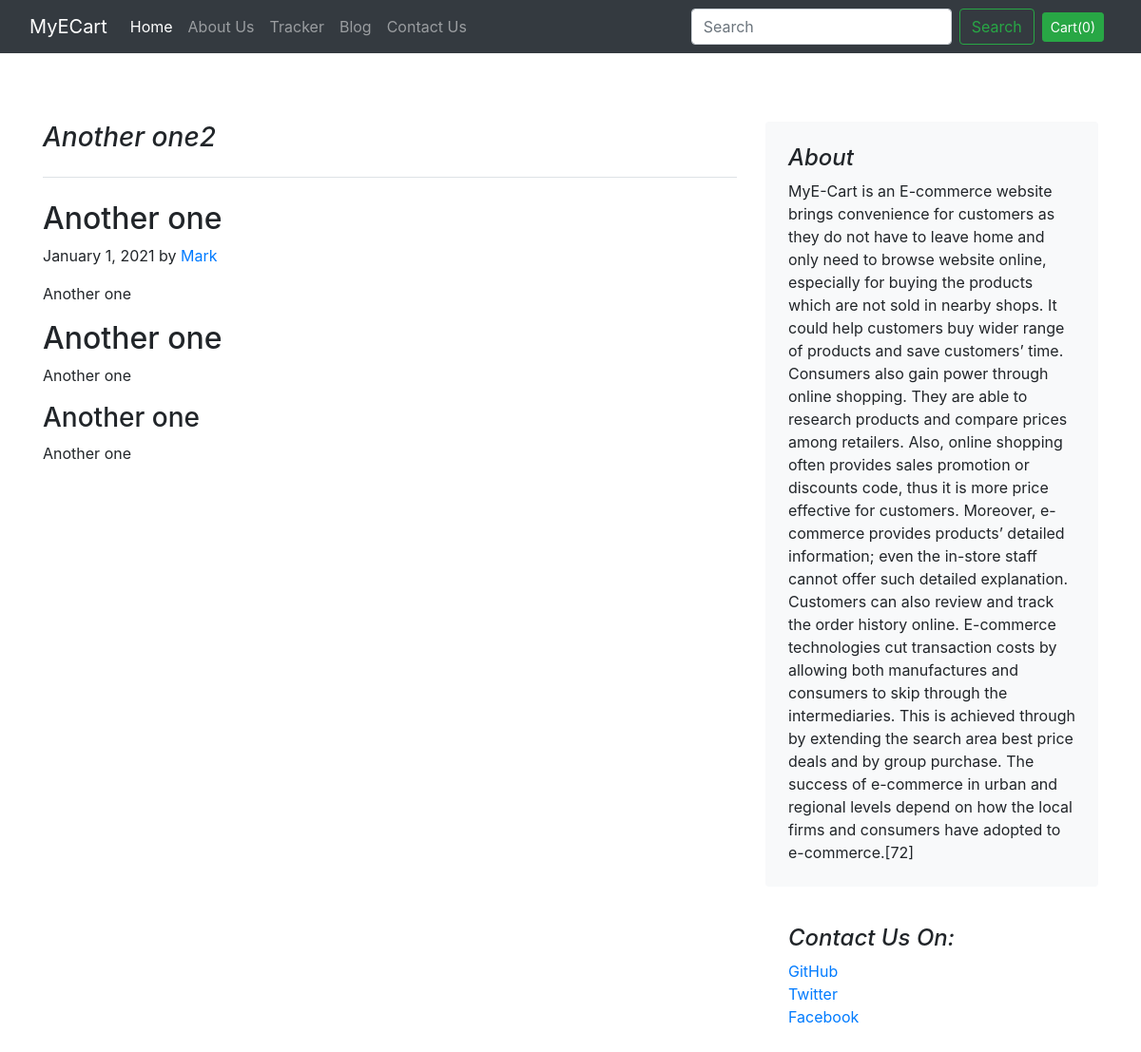
The app's page /blog/blogpost/2 with its own data.
### blog/models.py (models this page shows)
class Blogpost(models.Model):
    post_id = models.AutoField(primary_key=True)
    title = models.CharField(max_length=50)
    head0=models.CharField(max_length=500,default="")
    chead0=models.CharField(max_length=5000,default="")
    head1=models.CharField(max_length=500,default="")
    chead1=models.CharField(max_length=5000,default="")
    head2=models.CharField(max_length=500,default="")
    chead2=models.CharField(max_length=5000,default="")
    pub_date = models.DateField()
    Thumbnail=models.ImageField(upload_to='shop/images',default="")
    def __str__(self):
        return self.title

### blog/views.py (the view)
# urls.py: path("blogpost/<int:id>",views.blogpost,name="blogPost")
def blogpost(request,id):
    post = Blogpost.objects.filter(post_id=id)[0]
    print(post)
    return render(request,'blog/blogpost.html',{'post':post})

### blog/templates/blog/blogpost.html (shortened to what this page needs)
{% extends 'blog/basic.html' %}
{% block body %}
<div class="container mt-3">
<div class="row g-5 my-4">
    <div class="col-md-8">
      <h3 class="pb-4 mb-4 fst-italic border-bottom">
      {{post.title}}
      </h3>
      <article class="blog-post">
        <h2 class="blog-post-title">{{post.head0}}</h2>
        <p class="blog-post-meta">January 1, 2021 by <a href="#">Mark</a></p>
        <p>{{post.chead0}}</p>
        <h2>{{post.head1}}</h2>
        <p>{{post.chead1}}</p>
        <h3>{{post.head2}}</h3>
        <p>{{post.chead2}}</p>
      </article>
    </div>
    <div class="col-md-4">
      <div class="position-sticky" style="top: 2rem;">
        <div class="p-4 mb-3 bg-light rounded">
          <h4 class="fst-italic">About</h4>
          <p class="mb-0">MyE-Cart is an E-commerce website brings convenience for customers as they do not have to leave home and only need to browse website online, especially for buying the products which are not sold in nearby shops. It could help customers buy wider range of products and save customers’ time. Consumers also gain power through online shopping. They are able to research products and compare prices among retailers. Also, online shopping often provides sales promotion or discounts code, thus it is more price effective for customers. Moreover, e-commerce provides products’ detailed information; even the in-store staff cannot offer such detailed explanation. Customers can also review and track the order history online.
E-commerce technologies cut transaction costs by allowing both manufactures and consumers to skip through the intermediaries. This is achieved through by extending the search area best price deals and by group purchase. The success of e-commerce in urban and regional levels depend on how the local firms and consumers have adopted to e-commerce.[72]
</div>
        <div class="p-4">
          <h4 class="fst-italic">Contact Us On:</h4>
          <ol class="list-unstyled">
            <li><a href="#">GitHub</a></li>
            <li><a href="#">Twitter</a></li>
            <li><a href="#">Facebook</a></li>
          </ol>
        </div>
      </div>
    </div>
  </div>
</div>
{% endblock %}

### records on screen
Blogpost: title "Another one2", head0 "Another one", chead0 "Another one", head1 "Another one", chead1 "Another one", head2 "Another one", chead2 "Another one"
